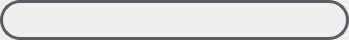
<?xml version="1.0" encoding="UTF-8"?>
<ui version="4.0">
 <class>PlayListEdit</class>
 <widget class="QWidget" name="PlayListEdit">
  <property name="geometry">
   <rect>
    <x>0</x>
    <y>0</y>
    <width>349</width>
    <height>40</height>
   </rect>
  </property>
  <property name="minimumSize">
   <size>
    <width>0</width>
    <height>40</height>
   </size>
  </property>
  <property name="maximumSize">
   <size>
    <width>16777215</width>
    <height>40</height>
   </size>
  </property>
  <property name="windowTitle">
   <string>PlayListEdit</string>
  </property>
  <property name="styleSheet">
   <string notr="true">#widget {
	border: 3px solid #5c5c66;
	border-radius: 20px;
	background-color: transparent;
}

#le {
	border: none;
	background-color: transparent;
	color: #5c5c66;
}

#btn_add {
	border-radius: 14px;
}</string>
  </property>
  <layout class="QHBoxLayout" name="horizontalLayout">
   <property name="spacing">
    <number>0</number>
   </property>
   <property name="leftMargin">
    <number>0</number>
   </property>
   <property name="topMargin">
    <number>0</number>
   </property>
   <property name="rightMargin">
    <number>0</number>
   </property>
   <property name="bottomMargin">
    <number>0</number>
   </property>
   <item>
    <widget class="QWidget" name="widget" native="true">
     <layout class="QHBoxLayout" name="horizontalLayout_2">
      <property name="spacing">
       <number>0</number>
      </property>
      <property name="leftMargin">
       <number>20</number>
      </property>
      <property name="topMargin">
       <number>5</number>
      </property>
      <property name="rightMargin">
       <number>6</number>
      </property>
      <property name="bottomMargin">
       <number>5</number>
      </property>
      <item>
       <widget class="QLineEdit" name="le">
        <property name="sizePolicy">
         <sizepolicy hsizetype="Expanding" vsizetype="Expanding">
          <horstretch>0</horstretch>
          <verstretch>0</verstretch>
         </sizepolicy>
        </property>
        <property name="minimumSize">
         <size>
          <width>0</width>
          <height>0</height>
         </size>
        </property>
        <property name="maximumSize">
         <size>
          <width>16777215</width>
          <height>16777215</height>
         </size>
        </property>
        <property name="font">
         <font>
          <family>Microsoft YaHei UI</family>
          <pointsize>12</pointsize>
         </font>
        </property>
       </widget>
      </item>
      <item>
       <widget class="QPushButton" name="btn_add">
        <property name="sizePolicy">
         <sizepolicy hsizetype="Minimum" vsizetype="Expanding">
          <horstretch>0</horstretch>
          <verstretch>0</verstretch>
         </sizepolicy>
        </property>
        <property name="minimumSize">
         <size>
          <width>46</width>
          <height>28</height>
         </size>
        </property>
        <property name="maximumSize">
         <size>
          <width>46</width>
          <height>28</height>
         </size>
        </property>
        <property name="font">
         <font>
          <family>Microsoft YaHei UI</family>
          <pointsize>12</pointsize>
         </font>
        </property>
        <property name="cursor">
         <cursorShape>PointingHandCursor</cursorShape>
        </property>
        <property name="text">
         <string/>
        </property>
        <property name="icon">
         <iconset resource="../res/res.qrc">
          <normaloff>:/svgs/jia.svg</normaloff>:/svgs/jia.svg</iconset>
        </property>
        <property name="iconSize">
         <size>
          <width>16</width>
          <height>16</height>
         </size>
        </property>
        <property name="flat">
         <bool>true</bool>
        </property>
       </widget>
      </item>
     </layout>
    </widget>
   </item>
  </layout>
 </widget>
 <layoutdefault spacing="6" margin="11"/>
 <resources>
  <include location="../res/res.qrc"/>
 </resources>
 <connections/>
</ui>
